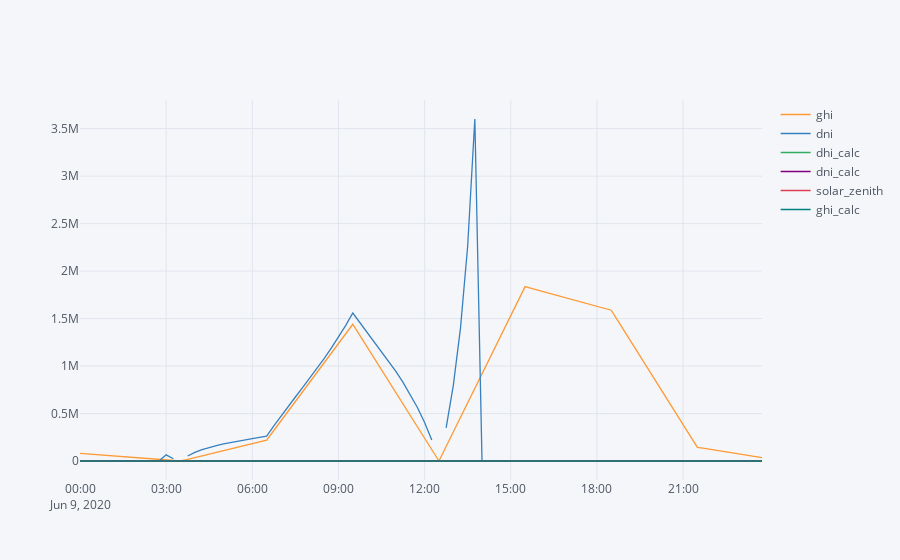

The cell this chart's notebook holds for it:
### Code cell
surface_tilt = tilt
surface_azimuth = azimuth
solar_zenith = solpos.apparent_zenith
solar_azimuth = solpos.azimuth

dni = pvlib.irradiance.dni(ghi, dhi_calc, solar_zenith, clearsky_dni=dni_calc, clearsky_tolerance=1.1, zenith_threshold_for_zero_dni=88.0, zenith_threshold_for_clearsky_limit=80.0)

radiation['dni'] = dni
radiation['dni_calc'] = dni_calc
radiation['ghi_calc'] = ghi_calc


radiation['dhi_calc'] = dhi_calc
radiation['solar_zenith'] = solar_zenith

radiation.iplot()
def get_Global_tilted_irridiance():
    return
#waarom is de meeting zo veel groter dan de berekende waarde?
